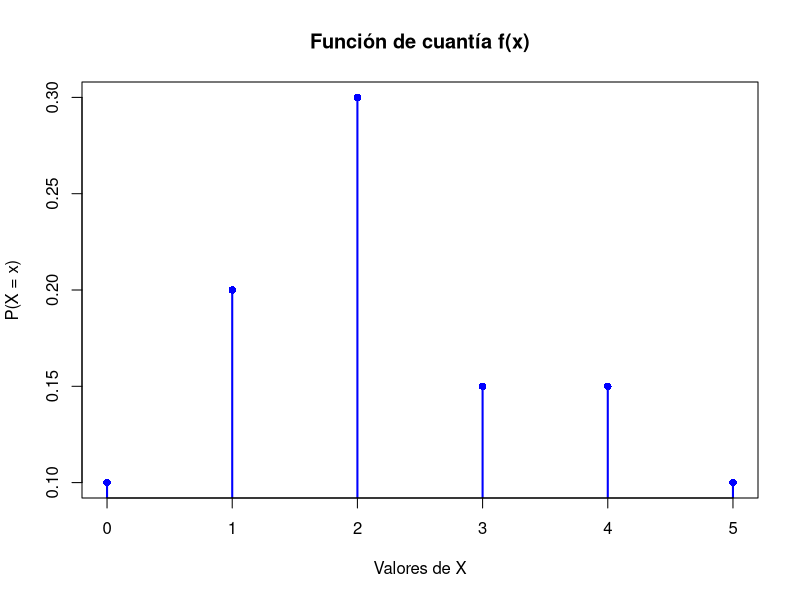
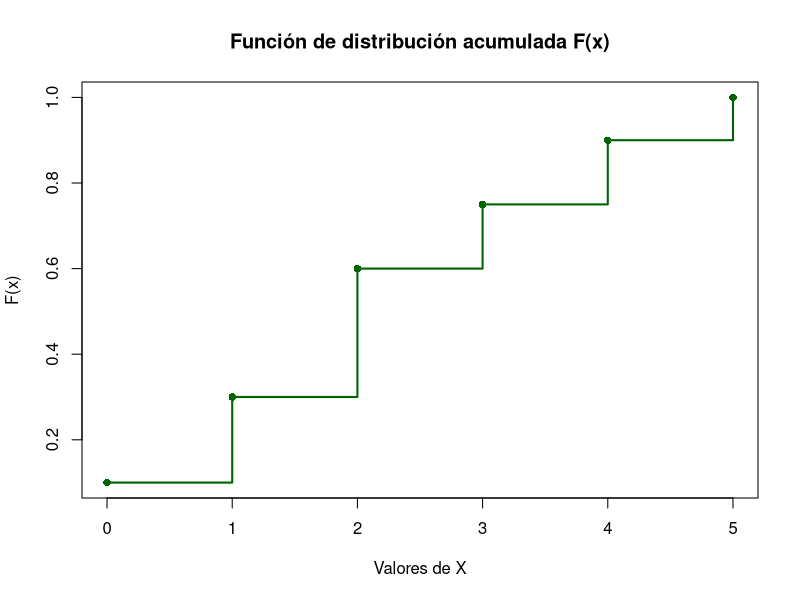
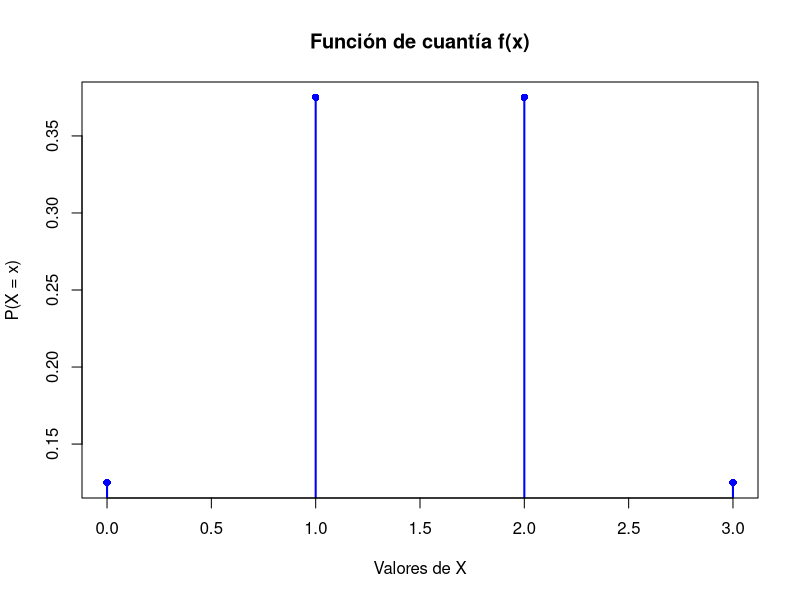
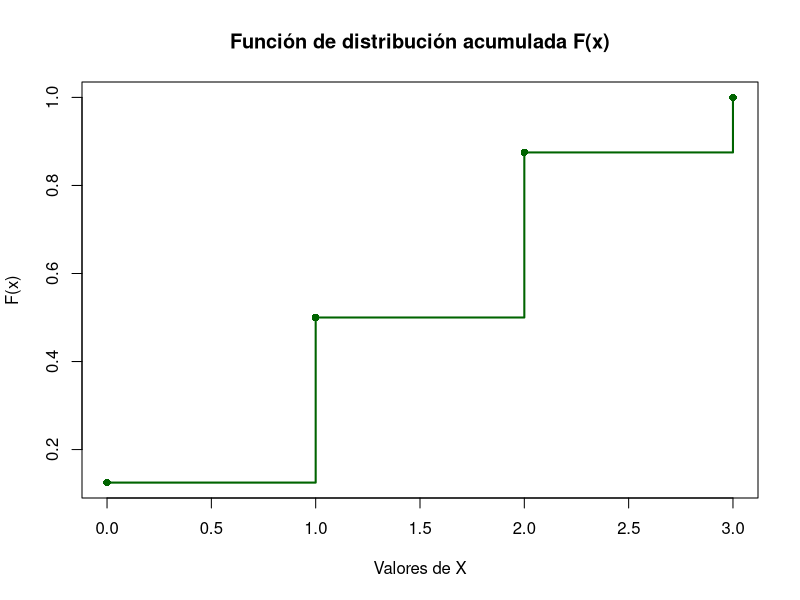
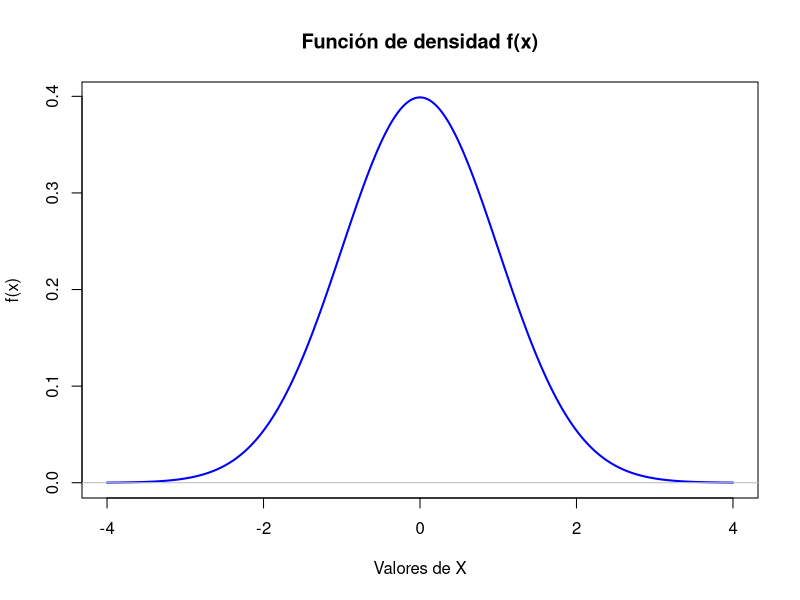
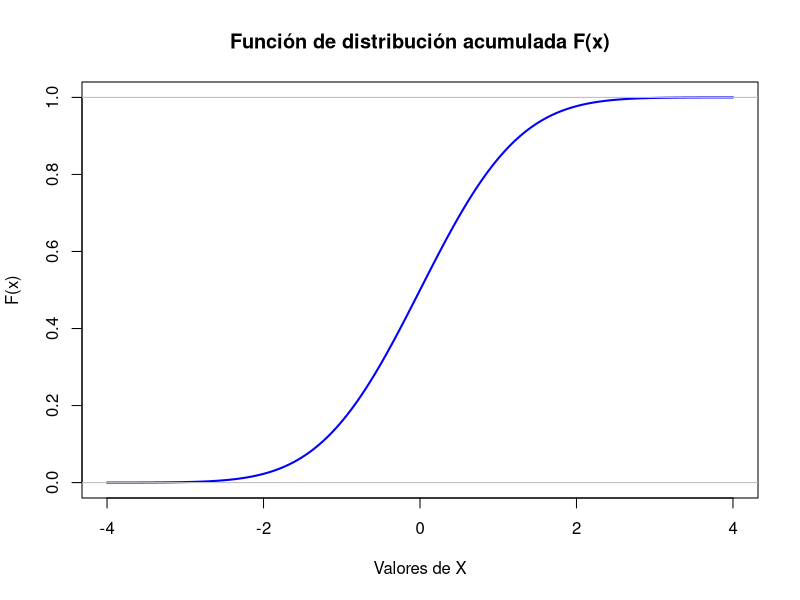
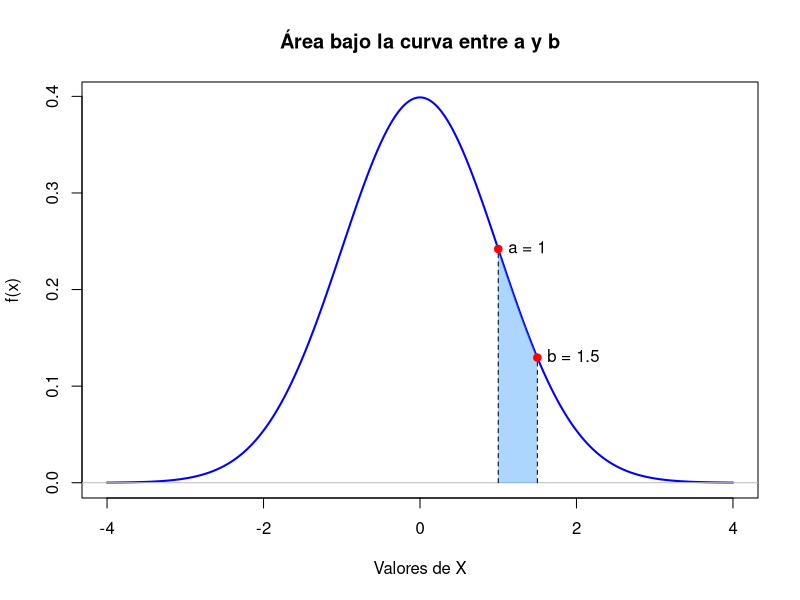
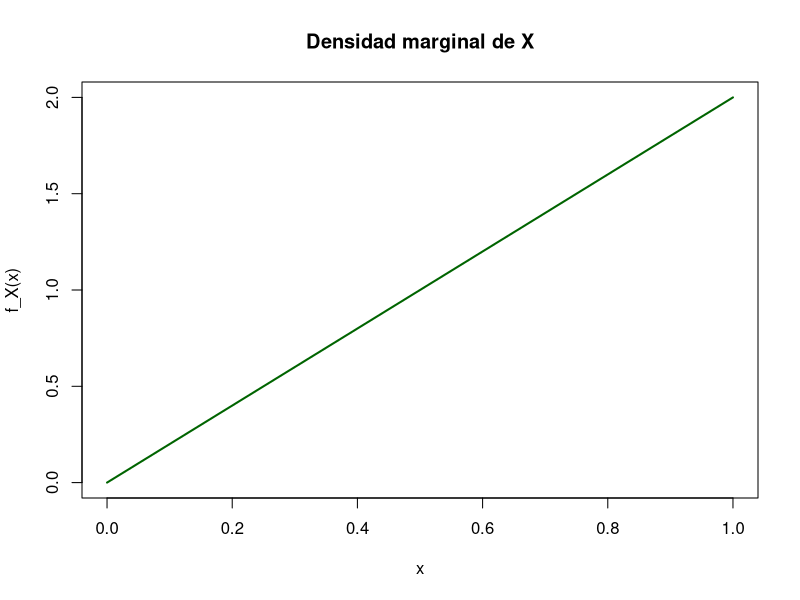

These figures' R source, in order:
## ---- chunk 1
# Valores posibles de X
x <- 0:5

# Probabilidades arbitrarias que suman 1 (genéricas)
f <- c(0.1, 0.2, 0.3, 0.15, 0.15, 0.1)

# Función de distribución acumulada
F <- cumsum(f)

# Función de cuantía: gráfico de "palos"
plot(x, f, type = "h", lwd = 2, col = "blue",
     main = "Función de cuantía f(x)",
     xlab = "Valores de X", ylab = "P(X = x)")
points(x, f, pch = 16, col = "blue")

# Función de distribución acumulada: gráfico escalonado
plot(x, F, type = "s", lwd = 2, col = "darkgreen",
     main = "Función de distribución acumulada F(x)",
     xlab = "Valores de X", ylab = "F(x)")
points(x, F, pch = 16, col = "darkgreen")
## ---- chunk 2
# Valores posibles de X
x <- 0:3
# Función de cuantía
p <- c(1, 3, 3, 1) / 8
# Función de distribución acumulada
F <- cumsum(p)

# Función de cuantía (gráfico de "palos")
plot(x, p, type = "h", lwd = 2, col = "blue",
     main = "Función de cuantía f(x)",
     xlab = "Valores de X", ylab = "P(X = x)")
points(x, p, pch = 16, col = "blue")

# Función de distribución acumulada (gráfico escalera)
plot(x, F, type = "s", lwd = 2, col = "darkgreen",
     main = "Función de distribución acumulada F(x)",
     xlab = "Valores de X", ylab = "F(x)")
points(x, F, pch = 16, col = "darkgreen")

## ---- chunk 3
# Dominio
x <- seq(-4, 4, length.out = 300)
# Densidad normal estándar
f <- dnorm(x)

# Gráfico de la función de densidad
plot(x, f, type = "l", lwd = 2, col = "blue",
     main = "Función de densidad f(x)",
     xlab = "Valores de X", ylab = "f(x)")
abline(h = 0, col = "gray")
## ---- chunk 4
# Valores del eje x
x <- seq(-4, 4, length.out = 300)
# Función de distribución acumulada de la normal estándar
F <- pnorm(x)

# Gráfico de la función de distribución acumulada
plot(x, F, type = "l", lwd = 2, col = "blue",
     main = "Función de distribución acumulada F(x)",
     xlab = "Valores de X", ylab = "F(x)")
abline(h = 0, col = "gray")
abline(h = 1, col = "gray")
## ---- chunk 5
# Dominio y densidad
x <- seq(-4, 4, length.out = 500)
f <- dnorm(x)

# Puntos a y b
a <- 1
b <- 1.5

# Dibujar densidad
plot(x, f, type = "l", lwd = 2, col = "blue",
     main = "Área bajo la curva entre a y b",
     xlab = "Valores de X", ylab = "f(x)")
abline(h = 0, col = "gray")

# Rellenar el área entre a y b
x_fill <- seq(a, b, length.out = 200)
y_fill <- dnorm(x_fill)
polygon(c(a, x_fill, b), c(0, y_fill, 0),
        col = rgb(0.2, 0.6, 1, 0.4), border = NA)

# Marcar a y b con líneas verticales
segments(a, 0, a, dnorm(a), lty = 2)
segments(b, 0, b, dnorm(b), lty = 2)

# Dibujar los puntos (a, f(a)) y (b, f(b))
points(a, dnorm(a), pch = 19, col = "red")
points(b, dnorm(b), pch = 19, col = "red")

# Etiquetas con coordenadas
text(a, dnorm(a), paste0("a = ", a), pos = 4)
text(b, dnorm(b), paste0("b = ", b), pos = 4)



## ---- chunk 6
# Valores y probabilidades
x <- 0:4
p <- c(0.1, 0.3, 0.4, 0.15, 0.05)

# Esperanza
esperanza <- sum(x * p)

# Varianza
varianza <- sum((x - esperanza)^2 * p)
varianza_momentos <- sum(x^2 * p) - esperanza^2

c(Esperanza = esperanza, Varianza = varianza, Varianza_mom = varianza_momentos)
## ---- chunk 7
# Normal estándar: media 0, varianza 1
esperanza <- integrate(function(x) x * dnorm(x), -Inf, Inf)$value
varianza <- integrate(function(x) (x - esperanza)^2 * dnorm(x), -Inf, Inf)$value

c(Esperanza = esperanza, Varianza = varianza)
## ---- chunk 8
# Densidad marginal de X
curve(2*x, from=0, to=1,
      xlab="x", ylab="f_X(x)",
      main="Densidad marginal de X", lwd=2, col="darkgreen")
## ---- chunk 9
# Densidad marginal de Y
curve(2*x, from=0, to=1,
      xlab="y", ylab="f_Y(y)",
      main="Densidad marginal de Y", lwd=2, col="purple")
## ---- chunk 10
# Malla para la densidad conjunta
x <- seq(0, 1, length = 30)
y <- seq(0, 1, length = 30)
z <- outer(x, y, function(x,y) 4*x*y)

persp(x, y, z,
      theta = 30, phi = 30, expand = 0.5,
      col = "lightblue",
      xlab = "x", ylab = "y", zlab = "f(x,y)",
      main = "Densidad conjunta f(x,y)")
